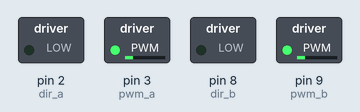
Bench run of a sketch on a simulated Arduino Uno, built with avr-gcc and run on an emulated ATmega328P. On the bench: switched loads named in the sketch (green lamp = pin HIGH).

Above: at 0.1 s.
At 2.1 s:
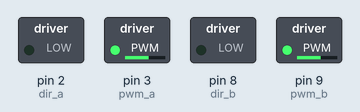
At 4.1 s:
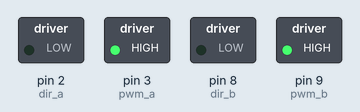
At 12.1 s:
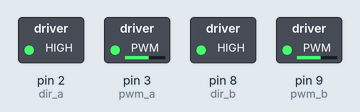
At 25.1 s:
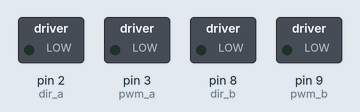
At 35.1 s:
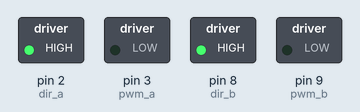
Timing chart, 0 to 36.6 s (numbered marks = the images above):
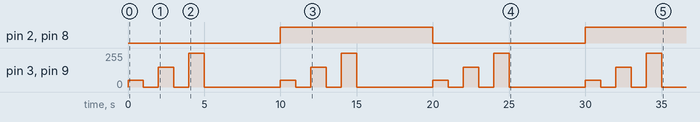

Measured:
- by itself, pin 2 (dir_a), pin 8 (dir_b): LOW → HIGH at 10.0 s, → LOW 10.0 s later, → HIGH 10.0 s later
- by itself, pin 3 (pwm_a), pin 9 (pwm_b): repeats every 10.0 s: 0/255 1.0 s, 150/255 1.0 s, 0/255 1.0 s, 255/255 1.0 s, 0/255 5.0 s, 50/255 1.0 s

The sketch:

ka03_sample_code.ino
```cpp
int pwm_a = 3;  //PWM control for motor outputs 1 and 2
int pwm_b = 9;  //PWM control for motor outputs 3 and 4
int dir_a = 2;  //direction control for motor outputs 1 and 2
int dir_b = 8;  //direction control for motor outputs 3 and 4

void setup()
{
  pinMode(pwm_a, OUTPUT);  //Set control pins to be outputs
  pinMode(pwm_b, OUTPUT);
  pinMode(dir_a, OUTPUT);
  pinMode(dir_b, OUTPUT);

  analogWrite(pwm_a, 100);  //set both motors to run at (100/255 = 39)% duty cycle (slow)
  analogWrite(pwm_b, 100);

}

void loop()
{
  digitalWrite(dir_a, LOW);
  digitalWrite(dir_b, LOW);


  analogWrite(pwm_a, 50);
  analogWrite(pwm_b, 50);

  delay(1000);

  analogWrite(pwm_a, 0);
  analogWrite(pwm_b, 0);

  delay(1000);

  analogWrite(pwm_a, 150);
  analogWrite(pwm_b, 150);

  delay(1000);

  analogWrite(pwm_a, 0);
  analogWrite(pwm_b, 0);

  delay(1000);

  analogWrite(pwm_a, 255);
  analogWrite(pwm_b, 255);

  delay(1000);

  analogWrite(pwm_a, 0);
  analogWrite(pwm_b, 0);

  delay(5000);

  digitalWrite(dir_a, HIGH);
  digitalWrite(dir_b, HIGH);


  analogWrite(pwm_a, 50);
  analogWrite(pwm_b, 50);

  delay(1000);

  analogWrite(pwm_a, 0);
  analogWrite(pwm_b, 0);

  delay(1000);

  analogWrite(pwm_a, 150);
  analogWrite(pwm_b, 150);

  delay(1000);

  analogWrite(pwm_a, 0);
  analogWrite(pwm_b, 0);

  delay(1000);

  analogWrite(pwm_a, 255);
  analogWrite(pwm_b, 255);

  delay(1000);

  analogWrite(pwm_a, 0);
  analogWrite(pwm_b, 0);

  delay(5000);

}
```
